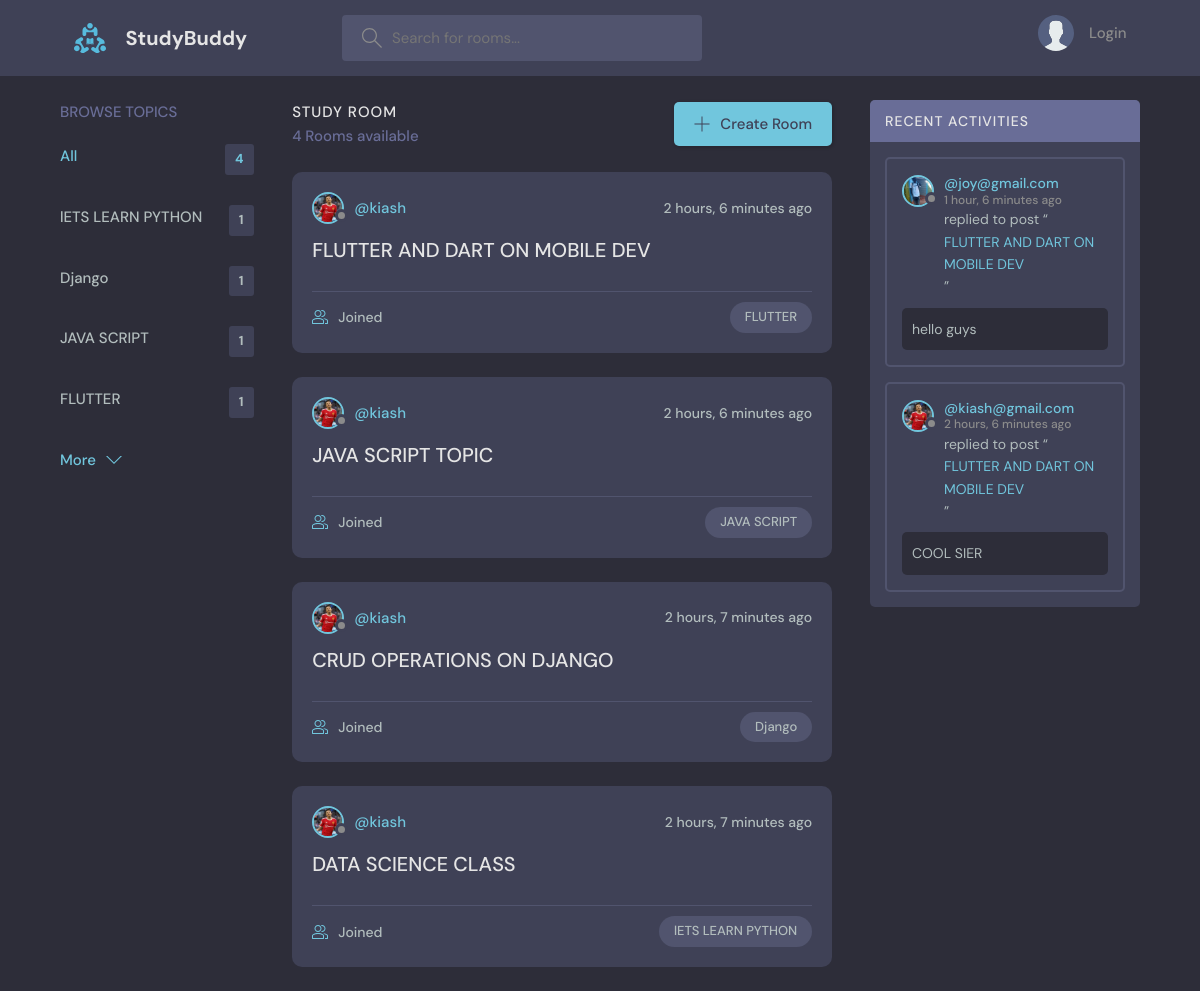
The page / on the database its author committed.
### core/models.py (models this page shows, shortened)
class Topic(models.Model):
    name = models.CharField(max_length=200,null=True,blank=True)

class Room(models.Model):
    host=models.ForeignKey(User,on_delete=models.CASCADE,null=True,blank=True)
    topic=models.ForeignKey(Topic,on_delete=models.SET_NULL,null=True)
    name = models.CharField(max_length=255,null=True,blank=True)
    description = models.TextField(max_length=1000,null=True,blank=True)
    participants = models.ManyToManyField(User,related_name='participants',blank=True)
    updated = models.DateTimeField(auto_now=True)
    created = models.DateTimeField(auto_now_add=True)
    class Meta:
        ordering = ['-created' , '-updated']
    def __str__(self):
        return self.name

class User(AbstractUser):
    name=models.CharField(max_length=100 , blank=True, null=True)
    email=models.EmailField(max_length=100 , unique=True,blank=True, null=True)
    bio=models.TextField(max_length=100 , blank=True, null=True)
    avatar=models.ImageField(default="avatar.svg", blank=True, null=True)
    USERNAME_FIELD = 'email'
    REQUIRED_FIELDS = []

class Message(models.Model):
    room = models.ForeignKey(Room,on_delete=models.CASCADE,null=True,blank=True)
    user = models.ForeignKey(User,on_delete=models.CASCADE,null=True,blank=True)
    content = models.TextField(max_length=1000,null=True,blank=True)
    updated = models.DateTimeField(auto_now=True)
    created = models.DateTimeField(auto_now_add=True)
    class Meta:
        ordering = ['-created' , '-updated']

### core/views.py (the view)
# urls.py: 2. Add a URL to urlpatterns:  path('', views.home, name='home')
def home(request):
    q=request.GET.get('q') if request.GET.get('q') else ''
    rooms=Room.objects.filter(
        Q(topic__name__icontains=q) |
        Q(name__icontains=q) |
        Q(description__icontains=q)
    )
    topics=Topic.objects.all()[0:5]
    room_count=rooms.count()
    room_message=Message.objects.filter(Q(room__topic__name__icontains=q))
    context={
        'rooms':rooms,
        'topics':topics,
        'room_count':room_count,
        'room_message':room_message,
    }
    return render(request,'core/home.html',context)

### core/templates/core/home.html (shortened to what this page needs)
{% extends 'base.html' %}
{% block content %}
{% load static %}
    <main class="layout layout--3">
      <div class="container">
           {% include 'core/topic.html' %}
        <div class="roomList">
          <div class="roomList__header">
            <div>
              <h2>Study Room</h2>
              <p>{{ rooms.count}}  Rooms available</p>
            </div>
            <a class="btn btn--main" href="{% url 'core:create-room' %}">
              <svg version="1.1" xmlns="http://www.w3.org/2000/svg" width="32" height="32" viewBox="0 0 32 32">
                <title>add</title>
                <path
                  d="M16.943 0.943h-1.885v14.115h-14.115v1.885h14.115v14.115h1.885v-14.115h14.115v-1.885h-14.115v-14.115z"
                ></path>
              </svg>
              Create Room
            </a>
          </div>
          {% include 'core/feed.html' %}
        </div>
        {% include 'core/activity.html' %}
      </div>
    </main>
{% endblock %}

### core/templates/core/topic.html
<div class="topics">
    <div class="topics__header">
      <h2>Browse Topics</h2>
    </div>
    <ul class="topics__list">
      <li>
        <a href="{% url 'core:home' %}" class="active">All<span>{{topics.count}}</span></a>
      </li>
      {% for topic in topics %}
      <li>
        <a href="{% url 'core:home' %}?q={{topic.name}}">{{topic.name}} <span>{{topic.room_set.all.count}}</span></a>
      </li>
      {% endfor %}
    </ul>
    <a class="btn btn--link" href="{% url 'core:topics' %}">
      More
      <svg version="1.1" xmlns="http://www.w3.org/2000/svg" width="32" height="32" viewBox="0 0 32 32">
        <title>chevron-down</title>
        <path d="M16 21l-13-13h-3l16 16 16-16h-3l-13 13z"></path>
      </svg>
    </a>
  </div>

### core/templates/core/feed.html (shortened to what this page needs)
{% for room in rooms %}
        <div class="roomListRoom">
                <div class="roomListRoom__header">
                <a href="{% url 'core:profile' room.host.id %}" class="roomListRoom__author">
                    <div class="avatar avatar--small">
                    <img src="{{room.host.avatar.url}}" />
                    </div>
                    <span>@{{room.host.username}}</span>
                </a>
                <div class="roomListRoom__actions">
                    <span>{{room.created|timesince}} ago</span>
                </div>
                </div>
                <div class="roomListRoom__content">
                <a href="{% url 'core:room' room.id %}">{{room.name}}</a>
                </div>
                <div class="roomListRoom__meta">
                <a href="{% url 'core:room' room.id %}" class="roomListRoom__joined">
                    {{room.participants.all.coun}} Joined
                </a>
                <p class="roomListRoom__topic">{{room.topic.name}}</p>
                </div>
        </div>
{% endfor %}

### core/templates/core/activity.html (shortened to what this page needs)
<div class="activities">
    <div class="activities__header">
      <h2>Recent Activities</h2>
    </div>
    {% for message in room_message %}
    <div class="activities__box">
      <div class="activities__boxHeader roomListRoom__header">
        <a href="{% url 'core:profile' message.user.id %}" class="roomListRoom__author">
          <div class="avatar avatar--small">
            <img src="{{message.user.avatar.url}}" />
          </div>
          <p>
            @{{message.user}}
            <span>{{message.created|timesince}} ago</span>
          </p>
        </a>
      </div>
      <div class="activities__boxContent">
        <p>replied to post “<a href="{% url 'core:room' message.room.id %}">{{message.room}}</a>”</p>
        <div class="activities__boxRoomContent">
            <p>{{message.content}}</p>
        </div>
      </div>
    </div>
    {% endfor %}
  </div>

### rows shown on the page
Topic: name "lETS LEARN PYTHON", room_set.all.count "1"
Topic: name "Django", room_set.all.count "1"
Topic: name "JAVA SCRIPT", room_set.all.count "1"
Topic: name "FLUTTER", room_set.all.count "1"
Room: host.avatar (picture), host.username "kiash", created "2 hours, 6 minutes", name "FLUTTER AND DART ON MOBILE DEV", topic.name "FLUTTER"
Room: host.avatar (picture), host.username "kiash", created "2 hours, 6 minutes", name "JAVA SCRIPT TOPIC", topic.name "JAVA SCRIPT"
Room: host.avatar (picture), host.username "kiash", created "2 hours, 7 minutes", name "CRUD OPERATIONS ON DJANGO", topic.name "Django"
Room: host.avatar (picture), host.username "kiash", created "2 hours, 7 minutes", name "DATA SCIENCE CLASS", topic.name "lETS LEARN PYTHON"
Message: user.avatar (picture), user "joy@gmail.com", created "1 hour, 6 minutes", room "FLUTTER AND DART ON MOBILE DEV", content "hello guys"
Message: user.avatar (picture), user "kiash@gmail.com", created "2 hours, 6 minutes", room "FLUTTER AND DART ON MOBILE DEV", content "COOL SIER"

### other values the page prints
{{ topics.count }} "4"
{{ rooms.count }} "4"
